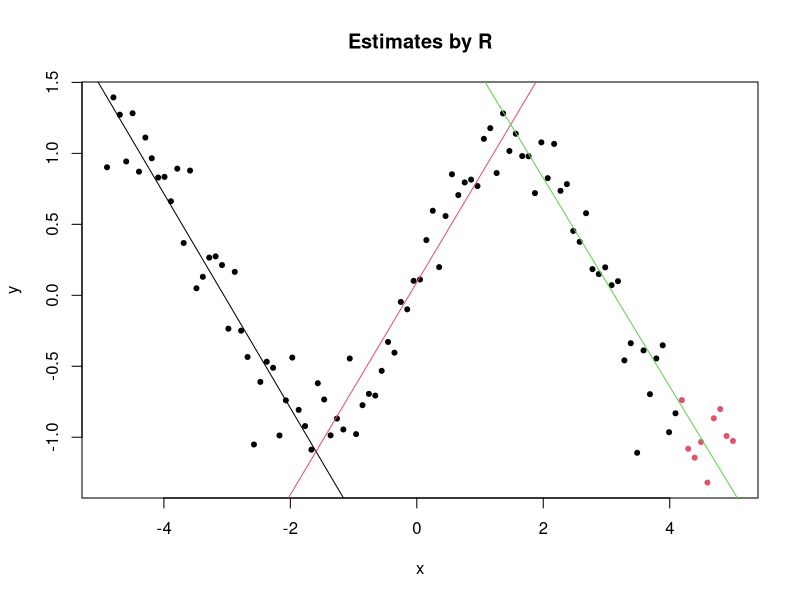
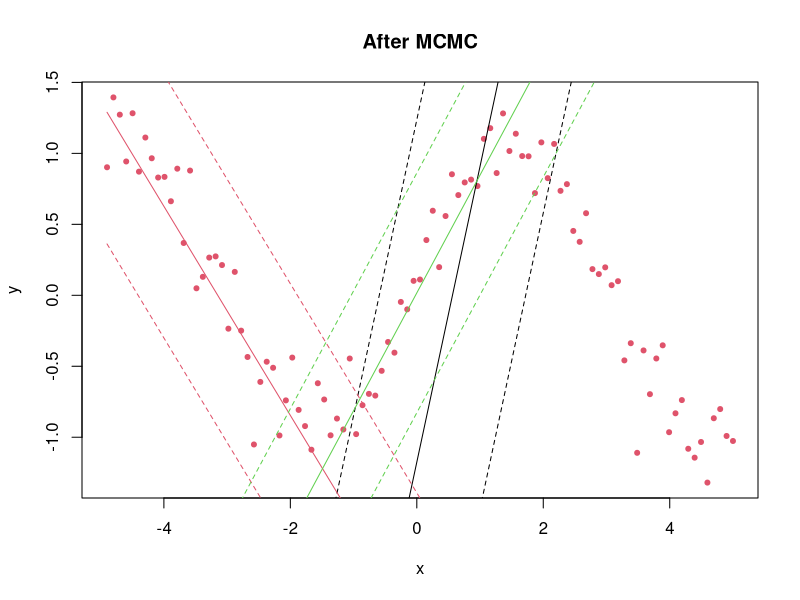

Write the R code that produced these figures, in order. (Note: this script raises an error after producing the figures.)
setwd("C:/Users/Ivona Voroneckaja/Desktop/MoE/MoE")
#x<-seq(from=-5,to=5,length.out = 100)
#y<-sin(x)
#y<-y+rnorm(n = 100,mean = 0,sd = 0.25)

data<-read.csv("data_sin.csv")
y<-data[,1]
X<-data[,2:3]
x<-data[,3]

m1<-lm(y[1:33]~x[1:33])
m2<-lm(y[34:66]~x[34:66])
m3<-lm(y[67:100]~x[67:100])

coef(m1)
coef(m2)
coef(m3)

z_before<-read.csv("z_before.csv",header=FALSE)
z_before<-z_before[,1]

#z_before<-c(rep(1,times=33),rep(2,times=33),rep(3,times=34))
# z_before[10:15]<-2
# z_before[45:50]<-3
# z_before[80:85]<-1
# write.csv(file="z_before.csv",z_before,row.names = FALSE)
# write.table(z_before,file="z_before.csv",sep=",",col.names=FALSE,row.names = FALSE)

par(mfrow=c(1,1))
#plot(y~x,pch=col=c(rep(1,times=33),rep(2,times=33),rep(3,times=34)),main="Estimates by R")
plot(y~x,pch=20,col=z_before,main="Estimates by R")
abline(m1)
abline(m2,col=2)
abline(m3,col=3)


###Results after MCMC###
coefs<-read.csv("coefs.csv",header = FALSE)
logsigma_sqs<-as.numeric(read.csv("sigmas.csv",header = FALSE))
betas <-as.numeric(unlist(coefs[,1:3]))
gammas<-as.numeric(unlist(coefs[,4:5]))
sigmas<-exp(logsigma_sqs)
z_after<-read.csv("z_afterMCMC.csv",header=FALSE)
z_after<-z_after[,1]
P<-read.csv("P.csv",header=FALSE)
x_new<-read.csv("x_new.csv",header=FALSE)

par(mfrow=c(1,1))
plot(y~x,col=z_after,pch=20,main="After MCMC")
lines(x, betas[1]+betas[2]*x)
lines(x, betas[1]+betas[2]*x+2*sqrt(sigmas[1]),lty=2)
lines(x, betas[1]+betas[2]*x-2*sqrt(sigmas[1]),lty=2)
lines(x, betas[3]+betas[4]*x,col=2)
lines(x, betas[3]+betas[4]*x+2*sqrt(sigmas[2]),lty=2,col=2)
lines(x, betas[3]+betas[4]*x-2*sqrt(sigmas[2]),lty=2,col=2)
lines(x, betas[5]+betas[6]*x,col=3)
lines(x, betas[5]+betas[6]*x+2*sqrt(sigmas[3]),lty=2,col=3)
lines(x, betas[5]+betas[6]*x-2*sqrt(sigmas[3]),lty=2,col=3)

par(mfrow=c(1,1))
plot(x_new[,2],P[nrow(P),],main="Predictions",ylab="Predicted value",xlab="x new")

par(mfrow=c(1,2))
plot(x,exp(gammas[1]+gammas[2]*x)/(1+exp(gammas[1]+gammas[2]*x)),type="l",main="Gate 1",ylab="pi")
plot(x,exp(gammas[3]+gammas[4]*x)/(1+exp(gammas[3]+gammas[4]*x)),type="l",main="Gate 2",ylab="pi")

###After Swap###
z_swap<-read.csv("z_swap.csv",header=FALSE)
z_swap<-z_swap[,1]
coefs_swap <-read.csv("coefs_swap.csv",header = FALSE)
betas_swap <-as.numeric(unlist(coefs[,1:3]))
gammas_swap<-as.numeric(unlist(coefs[,4:5]))
par(mfrow=c(1,1))
plot(x,y,pch=20,col=z_after)
plot(x,y,pch=20,col=z_swap)
lines(x, betas_swap[1]+betas_swap[2]*x,col=1)
lines(x, betas_swap[3]+betas_swap[4]*x,col=2)
lines(x, betas_swap[5]+betas_swap[6]*x,col=3)

plot(x,exp(gammas[1]+gammas[2]*x)/(1+exp(gammas[1]+gammas[2]*x)),type="l",main="Gate 2",ylab="pi")
plot(x,exp(gammas[3]+gammas[4]*x)/(1+exp(gammas[3]+gammas[4]*x)),type="l",main="Gate 2",ylab="pi")



